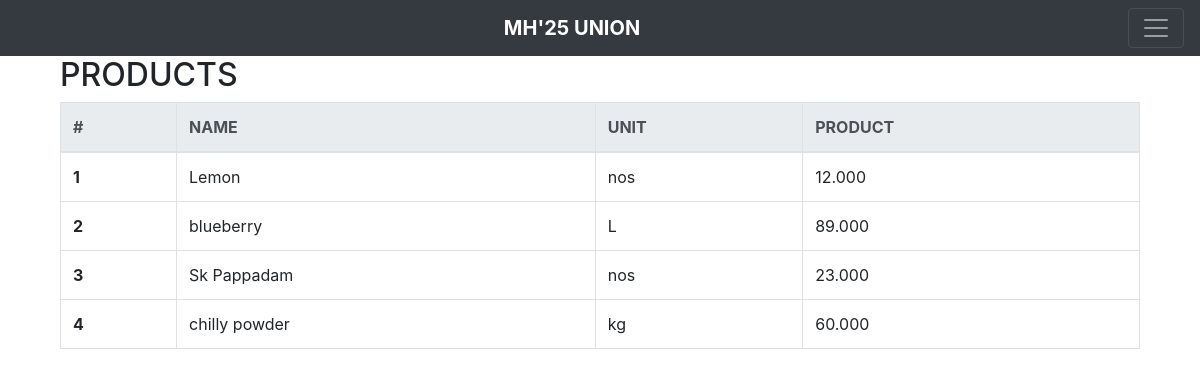
Before: / with the older database file.
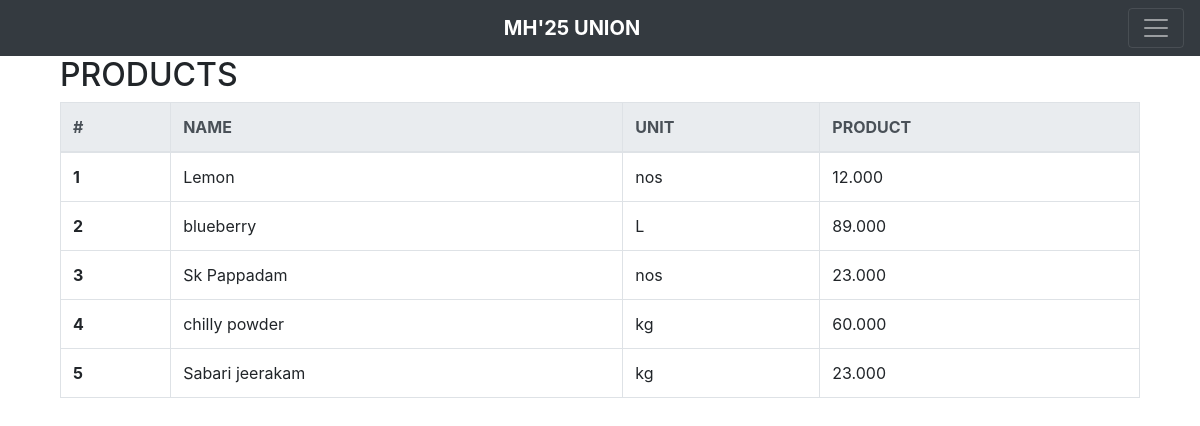
After: the same page with the newer database file.
### monthly_closing/models.py (models this page shows)
class Product(models.Model):
    LITRE = 'L'
    MILLILITER = 'mL'
    KILOGRAM = 'kg'
    GRAM = 'g'
    NOS = 'nos'
    UNIT_CHOICES = [
        (LITRE, 'Litre'),
        (MILLILITER, 'Milliliter'),
        (KILOGRAM, 'Kilogram'),
        (GRAM, 'Gram'),
        (NOS, 'Nos'),
    ]
    productNo = models.AutoField(primary_key=True)
    productName = models.CharField(max_length=255)
    productUnit = models.CharField(max_length=3, choices=UNIT_CHOICES)
    productPrice = models.DecimalField(max_digits=10, decimal_places=3)
    def __str__(self):
        return self.productName

### monthly_closing/views.py (the view)
# urls.py: 2. Add a URL to urlpatterns:  path('', views.home, name='home')
def home(request):
    products = Product.objects.all()
    print(products)
    return render(request, 'monthly_closing/home.html', {'products': products})

### monthly_closing/templates/monthly_closing/home.html
{% extends 'monthly_closing/layout.html' %}
{% block content %}
<div class="container">
    <form method="post" action=" ">
        <table class="table table-bordered">
            <h2>PRODUCTS</h2>
            <thead class="thead-light">
                <tr>
                    <th scope="col">#</th>
                    <th scope="col">NAME</th>
                    <th scope="col">UNIT</th>
                    <th scope="col">PRODUCT</th>
                </tr>
            </thead>
            <tbody>
                {% for product in products %}
                    <tr>
                        <th scope="row">{{ forloop.counter }}</th>
                        <td>{{ product.productName }}</td>
                        <td>{{ product.productUnit }}</td>
                        <td>{{ product.productPrice }}</td>
                    </tr>
                {% endfor %}
            </tbody>
        </table>
    </form>
</div>
{% endblock content %}

Changed rows visible on the page:
added Product: productName "Sabari jeerakam", productUnit "kg", productPrice "23.000"
